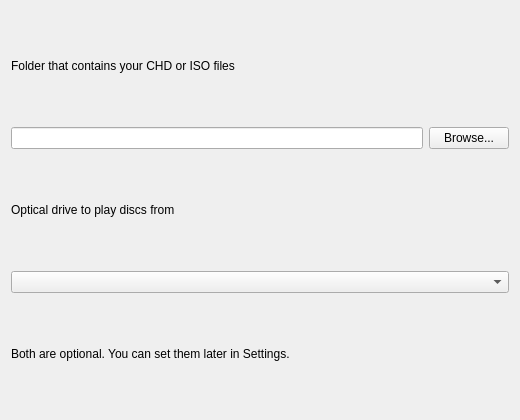
<?xml version="1.0" encoding="UTF-8"?>
<ui version="4.0">
 <class>UISetupGamePage</class>
 <widget class="QWizardPage" name="UISetupGamePage">
  <property name="geometry">
   <rect><x>0</x><y>0</y><width>520</width><height>420</height></rect>
  </property>
  <layout class="QVBoxLayout" name="verticalLayout">
   <item>
    <widget class="QLabel" name="lDirectory">
     <property name="text"><string>Folder that contains your CHD or ISO files</string></property>
    </widget>
   </item>
   <item>
    <layout class="QHBoxLayout" name="hlDirectory">
     <item><widget class="QLineEdit" name="leDirectory"/></item>
     <item>
      <widget class="QPushButton" name="pbBrowse">
       <property name="text"><string>Browse...</string></property>
      </widget>
     </item>
    </layout>
   </item>
   <item>
    <widget class="QLabel" name="lDrive">
     <property name="text"><string>Optical drive to play discs from</string></property>
    </widget>
   </item>
   <item>
    <widget class="QComboBox" name="cbDrive"/>
   </item>
   <item>
    <widget class="QLabel" name="lHint">
     <property name="text"><string>Both are optional. You can set them later in Settings.</string></property>
     <property name="wordWrap"><bool>true</bool></property>
    </widget>
   </item>
  </layout>
 </widget>
 <resources/>
 <connections/>
</ui>
